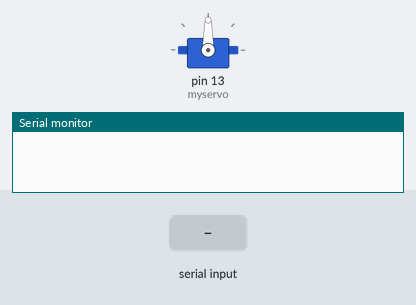
Bench run of a sketch on a simulated Arduino Uno, built with avr-gcc and run on an emulated ATmega328P. Parts: servo, the last lines printed to the serial monitor. The inputs (shaded band) are chosen by the test bench.

Above: at 1.2 s.
1.3 s: "30,150\n" received over Serial
At 2.9 s:
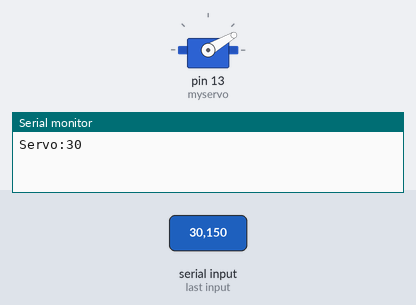
3.5 s: "5\n" received over Serial
At 4.5 s:
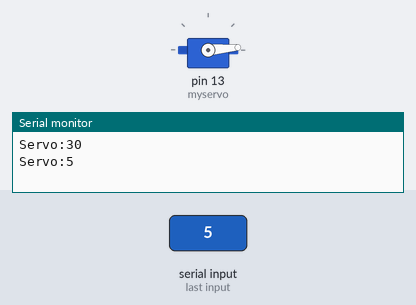
5.6 s: "200\n" received over Serial
At 7.3 s:
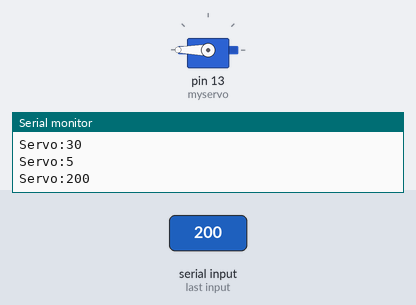
7.8 s: "90,45\n" received over Serial
At 8.9 s:
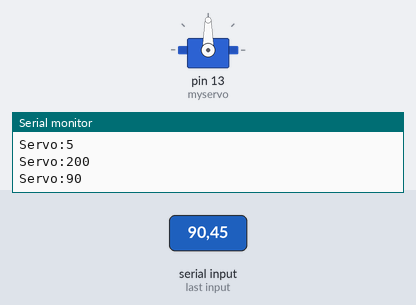
Timing chart, 0 to 10.8 s (numbered marks = the images above; inputs shaded):
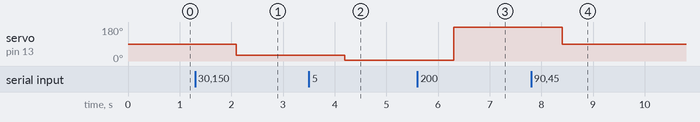

Measured:
- after the input at 1.3 s, servo on pin 13 (myservo): 90° → 30° after 0.80 s
- after the input at 3.5 s, servo on pin 13 (myservo): 30° → 5° after 0.70 s
- after the input at 5.6 s, servo on pin 13 (myservo): 5° → 180° after 0.70 s
- after the input at 7.8 s, servo on pin 13 (myservo): 180° → 90° after 0.60 s

The sketch:

servo_test.ino
```cpp
#include <Servo.h>
Servo myservo; // create servo object to control servo

void setup() {
  myservo.attach(13);// attach servo on pin 3 to servo object
  Serial.begin(9600);
  Serial.setTimeout(100);
}

void loop() {
  int aux;
  if(Serial.available()>0){
    aux = Serial.readString().toInt();
    Serial.print("Servo:");
    Serial.println(aux);
    myservo.write(aux);
  }
  delay(1000);
}
```
